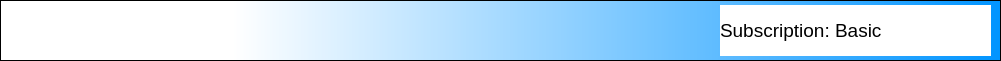
   <widget class="QFrame" name="frame_topbar">
    <property name="geometry">
     <rect>
      <x>0</x>
      <y>0</y>
      <width>1001</width>
      <height>61</height>
     </rect>
    </property>
    <property name="styleSheet">
     <string notr="true">background-color: qlineargradient(spread:pad, x1:0, y1:0, x2:1, y2:0, stop:0.231638 rgba(255, 255, 255, 255), stop:1 rgba(0, 148, 255, 255));
border-color: rgba(255, 255, 255, 0);
border-bottom-color: rgb(0, 0, 0);</string>
    </property>
    <property name="frameShape">
     <enum>QFrame::Box</enum>
    </property>
    <property name="frameShadow">
     <enum>QFrame::Plain</enum>
    </property>
    <widget class="QLabel" name="logo_1">
     <property name="geometry">
      <rect>
       <x>0</x>
       <y>0</y>
       <width>61</width>
       <height>61</height>
      </rect>
     </property>
     <property name="styleSheet">
      <string notr="true">background-color: rgba(255, 255, 255, 0);</string>
     </property>
     <property name="text">
      <string/>
     </property>
     <property name="pixmap">
      <pixmap>../logo/logo-transparent-64.png</pixmap>
     </property>
    </widget>
    <widget class="QLabel" name="logo_2">
     <property name="geometry">
      <rect>
       <x>70</x>
       <y>0</y>
       <width>131</width>
       <height>61</height>
      </rect>
     </property>
     <property name="styleSheet">
      <string notr="true">background-color: rgba(255, 255, 255, 0);</string>
     </property>
     <property name="text">
      <string/>
     </property>
     <property name="pixmap">
      <pixmap>../logo/logo-text-transparent-64.png</pixmap>
     </property>
    </widget>
    <widget class="QLabel" name="label_subscription">
     <property name="geometry">
      <rect>
       <x>720</x>
       <y>5</y>
       <width>271</width>
       <height>51</height>
      </rect>
     </property>
     <property name="font">
      <font>
       <pointsize>14</pointsize>
      </font>
     </property>
     <property name="styleSheet">
      <string notr="true">background-color: rgb(255, 255, 255);</string>
     </property>
     <property name="text">
      <string>Subscription: Basic</string>
     </property>
     <property name="margin">
      <number>10</number>
     </property>
    </widget>
   </widget>
